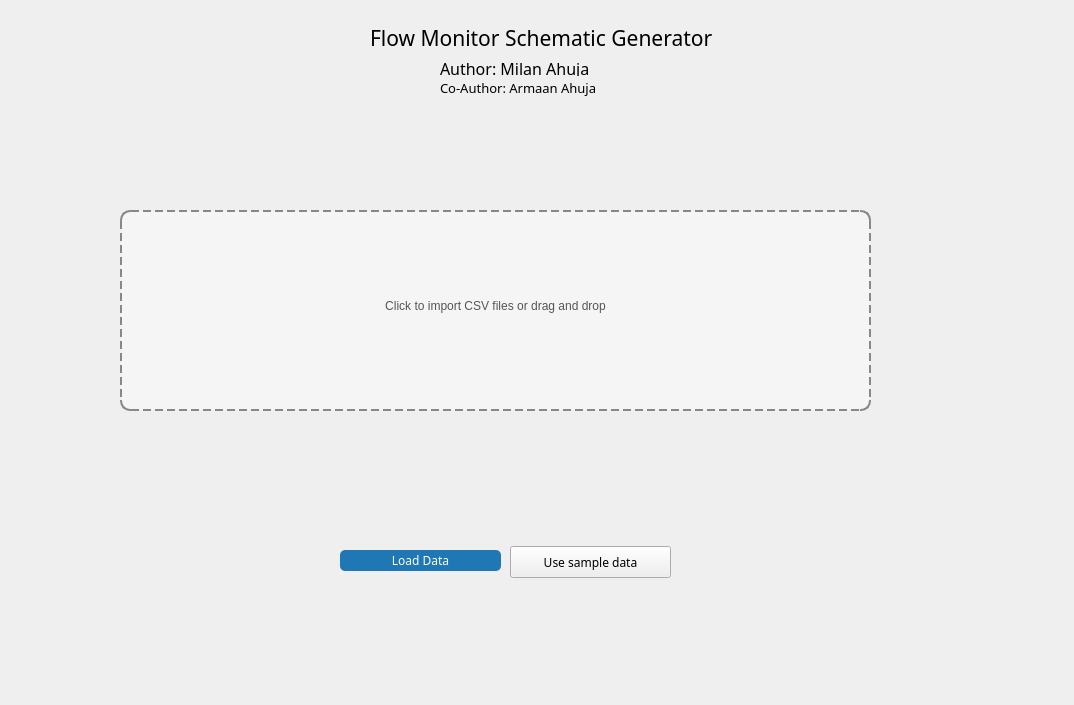
<?xml version="1.0" encoding="UTF-8"?>
<ui version="4.0">
 <class>Form</class>
 <widget class="QWidget" name="Form">
  <property name="geometry">
   <rect>
    <x>0</x>
    <y>0</y>
    <width>1074</width>
    <height>705</height>
   </rect>
  </property>
  <property name="windowTitle">
   <string>Form</string>
  </property>
  <widget class="QPushButton" name="useSampleDataButton">
   <property name="geometry">
    <rect>
     <x>510</x>
     <y>546</y>
     <width>161</width>
     <height>32</height>
    </rect>
   </property>
   <property name="font">
    <font>
     <family>Fira Code</family>
     <bold>false</bold>
    </font>
   </property>
   <property name="text">
    <string>Use sample data</string>
   </property>
  </widget>
  <widget class="QPushButton" name="createGraphButton">
   <property name="geometry">
    <rect>
     <x>340</x>
     <y>550</y>
     <width>161</width>
     <height>21</height>
    </rect>
   </property>
   <property name="font">
    <font>
     <family>Fira Code</family>
    </font>
   </property>
   <property name="styleSheet">
    <string notr="true">    QPushButton {
        background-color: #1f77b4;
        color: white;
	border-radius: 5px;
    }

    QPushButton:disabled {
	background-color: #9e9e9e;
	color: #f0f0f0;
    }</string>
   </property>
   <property name="text">
    <string>Load Data</string>
   </property>
  </widget>
  <widget class="QLabel" name="title">
   <property name="geometry">
    <rect>
     <x>370</x>
     <y>30</y>
     <width>561</width>
     <height>16</height>
    </rect>
   </property>
   <property name="font">
    <font>
     <family>Fira Code</family>
     <pointsize>16</pointsize>
     <bold>false</bold>
    </font>
   </property>
   <property name="text">
    <string>Flow Monitor Schematic Generator</string>
   </property>
  </widget>
  <widget class="QLabel" name="author">
   <property name="geometry">
    <rect>
     <x>440</x>
     <y>60</y>
     <width>561</width>
     <height>16</height>
    </rect>
   </property>
   <property name="font">
    <font>
     <family>Fira Code</family>
     <pointsize>12</pointsize>
     <bold>false</bold>
    </font>
   </property>
   <property name="text">
    <string>Author: Milan Ahuja</string>
   </property>
  </widget>
  <widget class="QLabel" name="coauthor">
   <property name="geometry">
    <rect>
     <x>440</x>
     <y>80</y>
     <width>561</width>
     <height>16</height>
    </rect>
   </property>
   <property name="font">
    <font>
     <family>Fira Code</family>
     <pointsize>10</pointsize>
     <bold>false</bold>
    </font>
   </property>
   <property name="text">
    <string>Co-Author: Armaan Ahuja</string>
   </property>
  </widget>
  <widget class="QFrame" name="importFrame">
   <property name="geometry">
    <rect>
     <x>120</x>
     <y>210</y>
     <width>751</width>
     <height>201</height>
    </rect>
   </property>
   <property name="styleSheet">
    <string notr="true">QFrame{
    border: 2px dashed #888888;
    border-radius: 10px;
    background-color: #f5f5f5;
}

QFrame:hover {
    border: 2px dashed #1f77b4;
    background-color: #eaf3fb;
}</string>
   </property>
   <property name="frameShape">
    <enum>QFrame::Shape::StyledPanel</enum>
   </property>
   <property name="frameShadow">
    <enum>QFrame::Shadow::Raised</enum>
   </property>
   <widget class="QLabel" name="importLabel">
    <property name="geometry">
     <rect>
      <x>20</x>
      <y>10</y>
      <width>711</width>
      <height>171</height>
     </rect>
    </property>
    <property name="styleSheet">
     <string notr="true">QFrame{
    border: 2px dashed #9e9e9e;
    border-radius: 12px;
    background-color: #f5f5f5;
}

QLabel {
    background: transparent;
    color: #555555;
    border: none;
}</string>
    </property>
    <property name="text">
     <string>Click to import CSV files or drag and drop</string>
    </property>
    <property name="alignment">
     <set>Qt::AlignmentFlag::AlignCenter</set>
    </property>
   </widget>
  </widget>
 </widget>
 <resources/>
 <connections/>
</ui>
